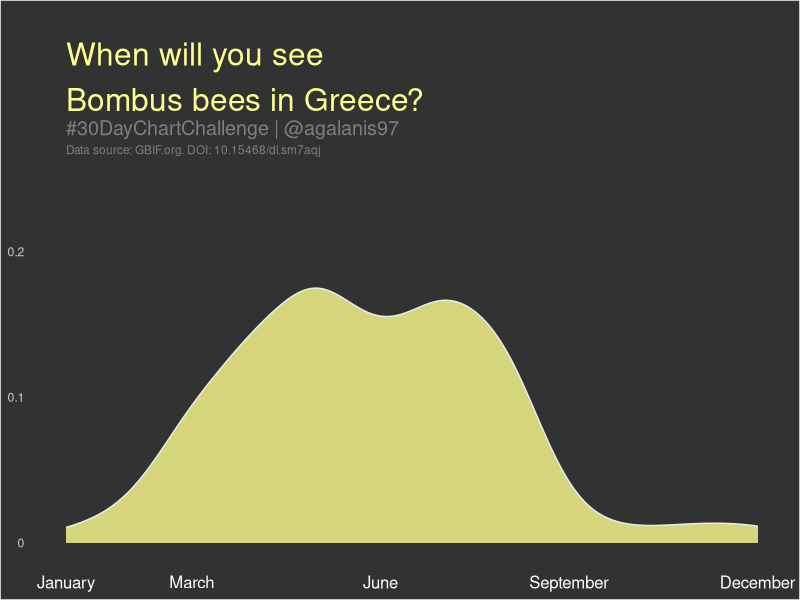

Write R code to recreate this figure.
if (!require('here')) install.packages('here'): library('here')
if (!require('ggplot2')) install.packages('ggplot2'): library('ggplot2')
if (!require('tidyverse')) install.packages('tidyverse'): library('tidyverse')
if (!require('ggpubr')) install.packages('ggpubr'): library('ggpubr')
if (!require('readr')) install.packages('readr'): library('readr')


bombus <- readr::read_delim("bombus_data.csv", delim = "\t", escape_double = FALSE, col_names = TRUE, na = c("", "NA"))

bees <- bombus[,c(19,20,32, 33)]
bees$individualCount <- replace_na(bees$individualCount,1)
bees_new <- bees[bees$year >= 2000,]
bees_tot <- na.omit(bees_new)

p1 <- ggplot(bees_tot, aes(x=month)) +
  geom_density(fill="#FEFF8F", color="#e9ecef", alpha=0.8) + scale_x_continuous(limits = c(1,12), breaks = c(1,3,6,9,12), labels = c("January","March","June","September","December")) + scale_color_gradient(low = 'green', high = 'red') + theme(panel.background = element_rect(fill = "#323232"), panel.grid = element_blank(), plot.background = element_rect(fill = "#323232"), axis.title.x = element_blank(), axis.text.x = element_text(size = 12, colour = "white"), axis.title.y = element_blank(), axis.text.y = element_text(colour = "#cccccc")) + scale_y_continuous(limits = c(0,0.35), breaks = c(0,0.1,0.2), labels = c("0","0.1","0.2"))

p2 <- p1 + annotate("text", label = "When will you see\nBombus bees in Greece?",x=1, y = 0.32, size = 8, colour = "#FEFF8F", hjust =0) + annotate("text", label = "#30DayChartChallenge | @agalanis97",x=1, y = 0.285, size = 5, colour = "#7f7f7f", hjust =0) + annotate("text", label = "Data source: GBIF.org. DOI: 10.15468/dl.sm7aqj",x=1, y = 0.27, size = 3, colour = "#7f7f7f", hjust =0)


ggsave(p2, filename = "day8.pdf")